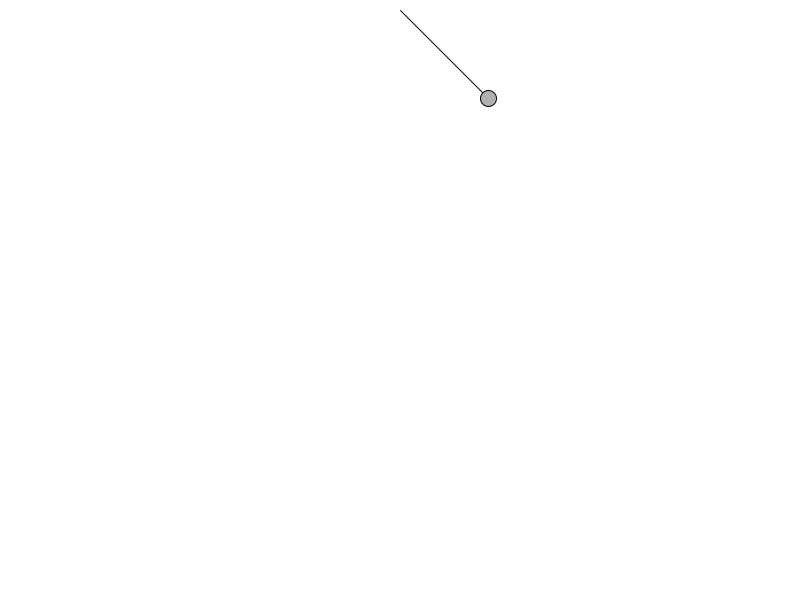
Frame 1 (no input)
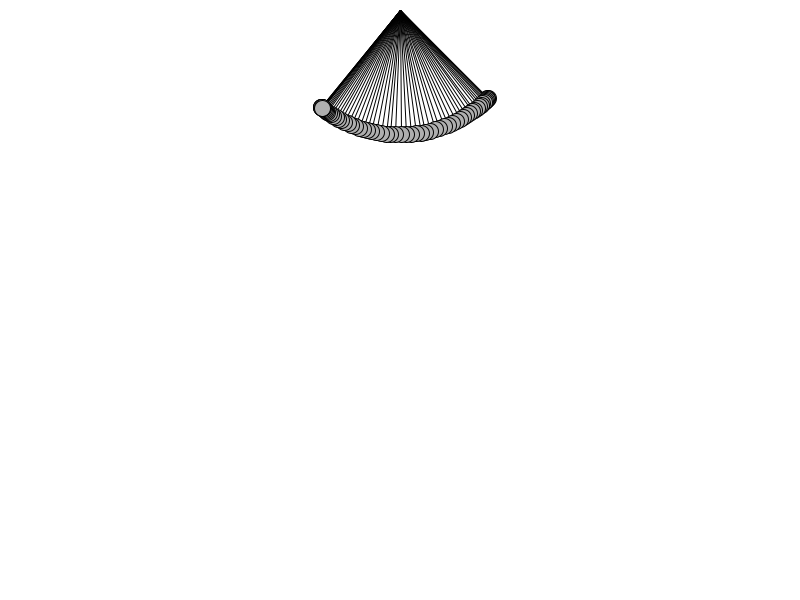
Frame 60 (the mouse pressed at the canvas centre just before this capture)
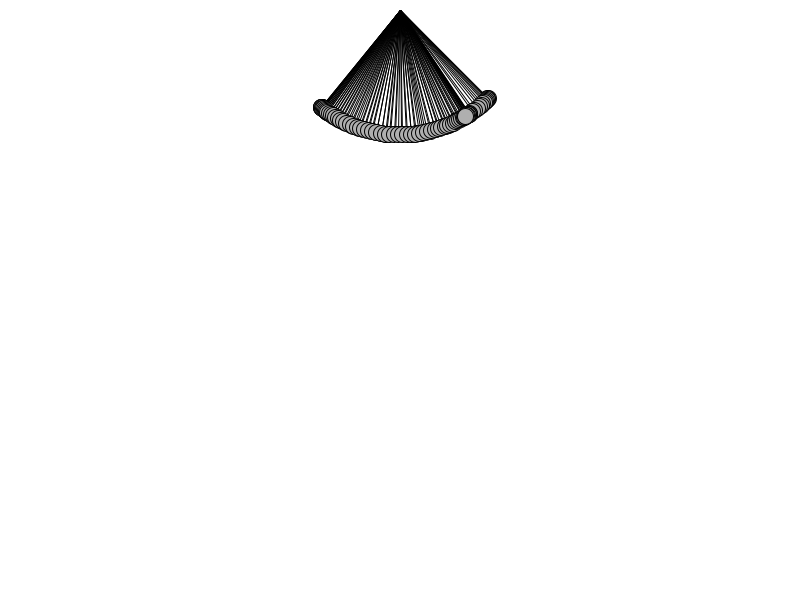
Frame 120 (the mouse held since frame 60 and released just before this capture)

The Processing sketch that drew these frames (run headless with seeded random() and noise(); from frame 60 on, the mouse is pressed at the canvas centre):

// Processing sketch: Pendul
// ── Pendul.pde
Pendulum p;

void setup(){
size(800,600);
background(255);
p=new Pendulum(new PVector(width/2,10),125);
}

void draw(){
  p.go();

}
// ── Pendulum.pde
class Pendulum{
float r; //radius
float theta; //angulus
float aVel; //angulusVelusutus
float aAcc; //angulusAceleratus
float damping;
PVector loc;
PVector origin;

Pendulum(PVector origin_, float r_){
origin = origin_;
loc=new PVector();
r=r_;
theta = PI/4;
aVel=0.0;
aAcc=0.0;
damping=0.995;
}

void go(){
update();
display();
}

void update(){
float gravity = 0.4;
aAcc =-1*gravity*sin(theta)/r;
aVel+=aAcc;
theta +=aVel;
aVel*=damping;
}

void display(){
loc.set(r*sin(theta),r*cos(theta),0);
loc.add(origin);

 stroke(0);
fill(175);
line(origin.x,origin.y,loc.x,loc.y);
ellipse(loc.x,loc.y,16,16);
}

}
